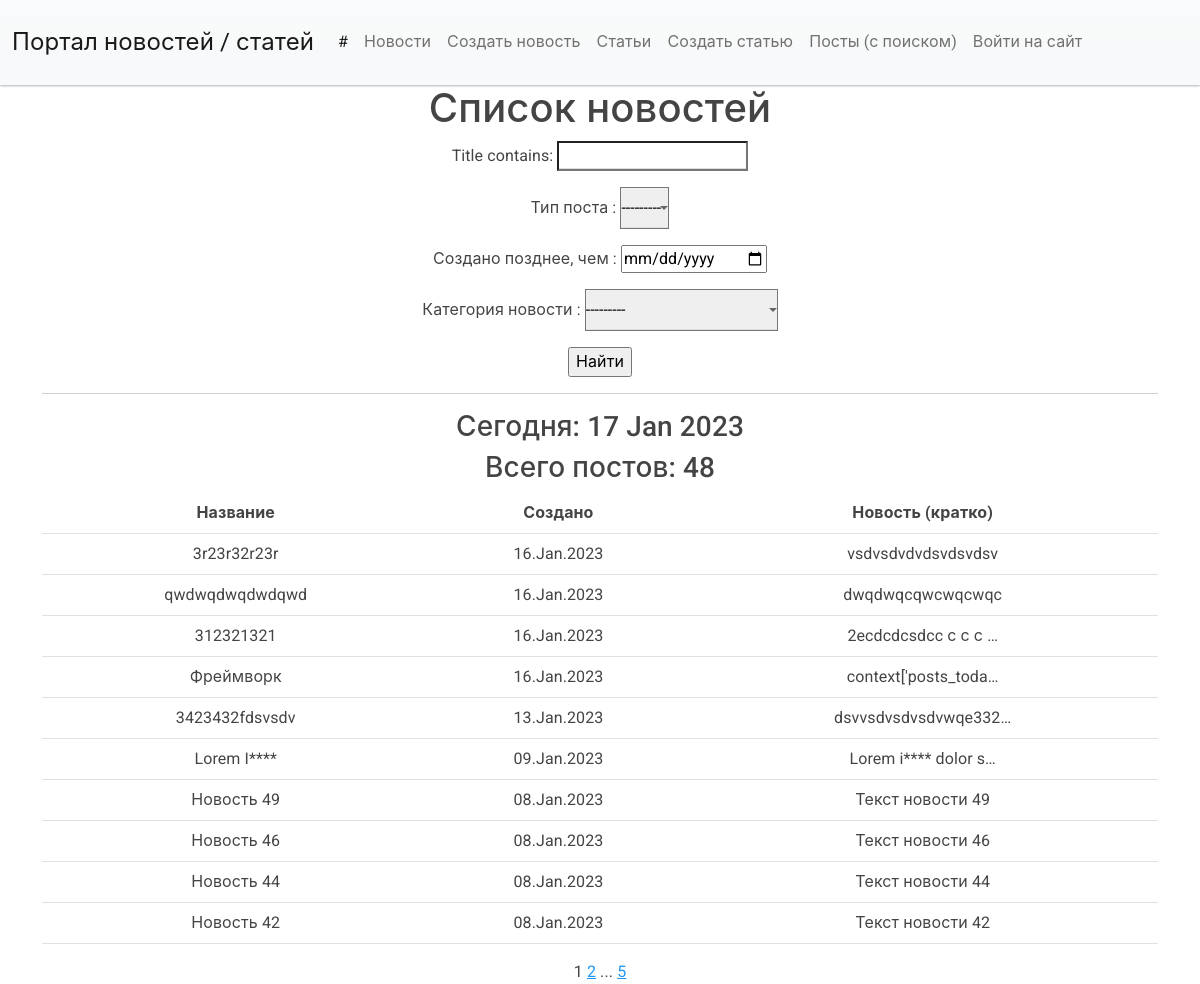
Page /news/search/ on the earlier database version.
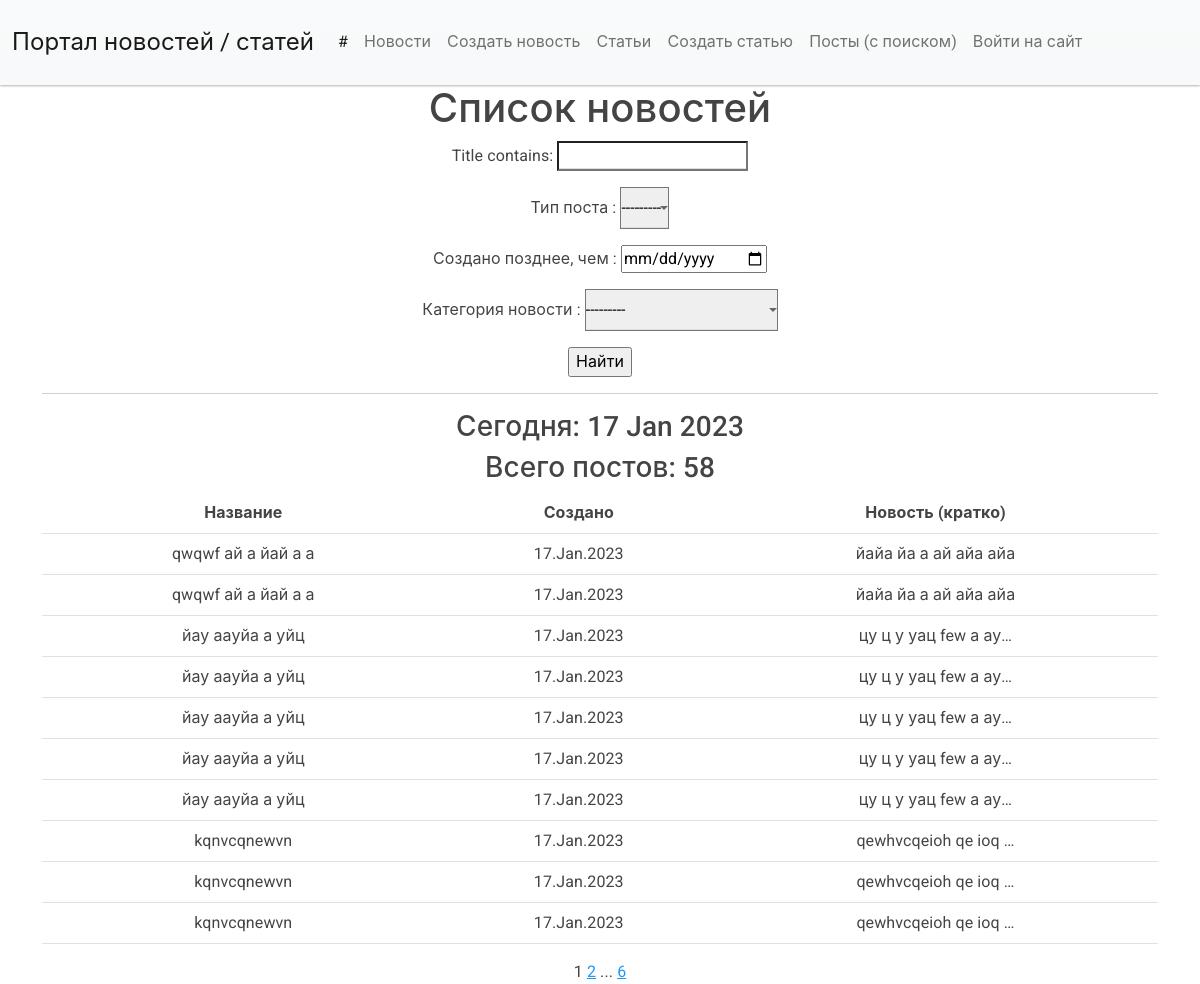
Same page on the later database version.
### news/models.py (models this page shows, shortened)
class Post(models.Model):
    TYPES = [
        ('A', 'Article'),
        ('N', 'News')
    ]
    author = models.ForeignKey(Author, on_delete=models.CASCADE)
    post_type = models.CharField(max_length=1, choices=TYPES, default='A')
    creation = models.DateTimeField(auto_now_add=True)
    category = models.ManyToManyField(Category, through='PostCategory')
    title = models.CharField(max_length=200)
    text = models.TextField()
    rating = models.IntegerField(default=0)

### news/views.py (the view, shortened to what this page needs)
# urls.py: path('news/search/', NewsListFiltered.as_view(), name='news_search'),
class NewsListFiltered(ListView):
    model = Post
    ordering = '-creation'
    template_name = 'news_search.html'
    context_object_name = 'news_flist'
    paginate_by = 10
    def get_context_data(self, **kwargs):
        context = super().get_context_data(**kwargs)
        context['news_count'] = self.filterset.qs.count()
        context['filterset'] = self.filterset
        context['sub_button'] = False
        return context
    def get_queryset(self):
        queryset = Post.objects.order_by('-creation')
        self.filterset = NewsFilter(self.request.GET, queryset)
        return self.filterset.qs

### news/templatetags/custom_filters.py (called while the page is built)
@register.filter()
def censor(value):
   def isbad(word: str):
      return True if word in BAD_WORDS else False
   def replace(word: str):
      str_ = word[0]
      for i in range(1, len(word)):
         if word[i] not in string.punctuation:
            str_ += '*'
         else:
            str_ += word[i]
      return str_
   list = value.split()
   for n, word in enumerate(list):
      word2check = ""
      word = word.strip().lower()
      for i in range(len(word)):
         if word[i] not in string.punctuation:
            word2check += word[i]
      if isbad(word2check):
         list[n] = replace(list[n])
   return f'{" ".join(list)}'

### news/templatetags/custom_tags.py (called while the page is built)
@register.simple_tag()
def current_time(format_string='%d %b %Y'):
    return datetime.utcnow().strftime(format_string)

@register.simple_tag(takes_context=True)
def url_replace(context, **kwargs):
    d = context['request'].GET.copy()
    for k, v in kwargs.items():
        d[k] = v
    return d.urlencode()

### templates/news_search.html (shortened to what this page needs)
{% extends 'flatpages/default.html' %}
{% load custom_filters %}
{% load custom_tags %}
{% block content %}
<h1>Список новостей</h1>
   <form action="" method="get">
       {{ filterset.form.as_p }}
       <input type="submit" value="Найти" />
   </form>
   <hr>
   <h3>Сегодня: {% current_time %} </h3>
   <h3> Всего постов: {{ news_count }} </h3>
   {% if news_flist %}
              <table class="table table-hover">
          <thead>
            <tr>
              <th scope="col">Название</th>
              <th scope="col">Создано</th>
              <th scope="col">Новость (кратко)</th>
            </tr>
          </thead>
  <tbody>
           {% for one in news_flist %}
            <tr class="light">
               <td>{{ one.title|censor }}</td>
               <td>{{ one.creation|date:'d.M.Y' }}</td>
               <td>{{ one.text|truncatechars:20|censor }}</td>
           </tr>
           {% endfor %}
         </tbody>
       </table>
   {% else %}
       <h2>Новостей пока нет.</h2>
   {% endif %}
   {% if page_obj.paginator.num_pages > 1 %}
        {{ page_obj.number }}
    {% endif %}
   {% if page_obj.has_next %}
       <a href="?{% url_replace page=page_obj.next_page_number %}">{{ page_obj.next_page_number }}</a>
       {% if paginator.num_pages != page_obj.next_page_number %}
           ...
           <a href="?{% url_replace page=page_obj.paginator.num_pages %}">{{ page_obj.paginator.num_pages }}</a>
       {% endif %}
   {% endif %}
{% endblock content %}

Differences in the rows shown:
no longer on this page (row unchanged): Post: title|censor "3r23r32r23r", creation "16.Jan.2023", text|censor "vsdvsdvdvdsvdsvdsv"
no longer on this page (row unchanged): Post: title|censor "qwdwqdwqdwdqwd", creation "16.Jan.2023", text|censor "dwqdwqcqwcwqcwqc"
no longer on this page (row unchanged): Post: title|censor "312321321", creation "16.Jan.2023", text|censor "2ecdcdcsdcc с с с …"
no longer on this page (row unchanged): Post: title|censor "Фреймворк", creation "16.Jan.2023", text|censor "context['posts_toda…"
no longer on this page (row unchanged): Post: title|censor "3423432fdsvsdv", creation "13.Jan.2023", text|censor "dsvvsdvsdvsdvwqe332…"
no longer on this page (row unchanged): Post: title|censor "Lorem I****", creation "09.Jan.2023", text|censor "Lorem i**** dolor s…"
no longer on this page (row unchanged): Post: title|censor "Новость 49", creation "08.Jan.2023", text|censor "Текст новости 49"
no longer on this page (row unchanged): Post: title|censor "Новость 46", creation "08.Jan.2023", text|censor "Текст новости 46"
no longer on this page (row unchanged): Post: title|censor "Новость 44", creation "08.Jan.2023", text|censor "Текст новости 44"
no longer on this page (row unchanged): Post: title|censor "Новость 42", creation "08.Jan.2023", text|censor "Текст новости 42"
added Post: title|censor "qwqwf ай а йай а а", creation "17.Jan.2023", text|censor "йайа йа а ай айа айа"
added Post: title|censor "qwqwf ай а йай а а", creation "17.Jan.2023", text|censor "йайа йа а ай айа айа"
added Post: title|censor "йау аауйа а уйц", creation "17.Jan.2023", text|censor "цу ц у уац few а ау…"
added Post: title|censor "йау аауйа а уйц", creation "17.Jan.2023", text|censor "цу ц у уац few а ау…"
added Post: title|censor "йау аауйа а уйц", creation "17.Jan.2023", text|censor "цу ц у уац few а ау…"
added Post: title|censor "йау аауйа а уйц", creation "17.Jan.2023", text|censor "цу ц у уац few а ау…"
added Post: title|censor "йау аауйа а уйц", creation "17.Jan.2023", text|censor "цу ц у уац few а ау…"
added Post: title|censor "kqnvcqnewvn", creation "17.Jan.2023", text|censor "qewhvcqeioh qe ioq …"
added Post: title|censor "kqnvcqnewvn", creation "17.Jan.2023", text|censor "qewhvcqeioh qe ioq …"
added Post: title|censor "kqnvcqnewvn", creation "17.Jan.2023", text|censor "qewhvcqeioh qe ioq …"
Other differences:
{{ news_count }}: "48" → "58"
{{ page_obj.paginator.num_pages }}: "5" → "6"
